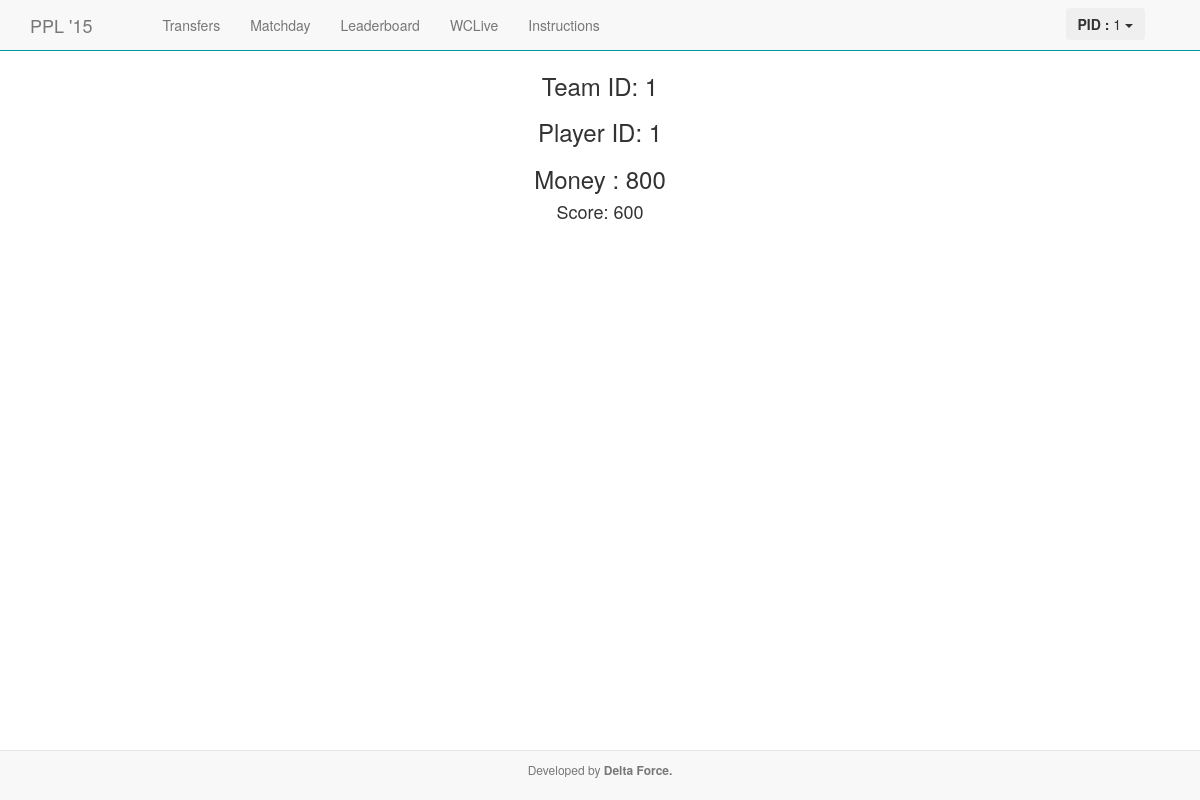
The app's page /home/home.php (signed in) with its own data.
### tables this page shows
CREATE TABLE IF NOT EXISTS `userData` (
  `teamId` bigint(20) NOT NULL,
  `userId1` bigint(20) NOT NULL,
  `userId2` bigint(20) NOT NULL,
  `score` bigint(20) NOT NULL,
  `actualBalance` bigint(20) NOT NULL,
  `p11` int(11) NOT NULL,
  `transferNum` int(11) NOT NULL,
  `round1Score` int(11) NOT NULL,
  `round2Score` int(11) NOT NULL,
  `round3Score` int(11) NOT NULL,
  `round4Score` int(11) NOT NULL,
  `round5Score` int(11) NOT NULL,
  `round6Score` int(11) NOT NULL,
  `round7Score` int(11) NOT NULL,
  `round8Score` int(11) NOT NULL
);

### home/home.php (the view, shortened to what this page needs)
<?php
$user = $_SESSION['user'];
?>
<html>
  <head>
    <link rel="stylesheet" href="./../includes/css/bootstrap.css">
    <link rel="stylesheet" href="./../includes/css/common.css">
  </head>
  <body>
    <nav class="header navbar navbar-default navbar-fixed-top">
      <div class="container">
        <div class="navbar-header">
          <a class="navbar-brand" href="../home/home.php">PPL '15</a>
        </div>
        <div id="navbar" class="collapse navbar-collapse">
          <ul class="nav navbar-nav">
            <li><a href="../transfers/transfers.php">Transfers</a></li>
            <li><a href="../matchday/matchday.php">Matchday</a></li>
            <li><a href="../leaderboard/leaderboard.php">Leaderboard</a></li>
            <li><a href="../wclive/wclive.php">WCLive</a></li>
            <li><a href="../instructions/instructions.php">Instructions</a></li>
            </ul>
            <div class="navbar-header navbar-right">
                <div class="dropdown" style="margin-top:10%">
				<button class="btn dropdown-toggle" type="button" id="dropdownMenu1" data-toggle="dropdown" aria-expanded="true">
					<b>PID :</b> <?php echo $user ?>
				<span class="caret"></span>
				</button>
				</div>
            </div>
      </div>
      </div>
    </nav>
      <?php
        $query = "SELECT * FROM userData WHERE userId1=$user or userId2=$user ;";
        $result = mysql_query($query);
        if(isset($result)&&(mysql_num_rows($result)>0))
        {
            $teamid = mysql_result($result,0,"teamId");
            $score  = mysql_result($result,0,"score");
            $money   = mysql_result($result,0,"actualBalance");
        }
        else
        {
            echo('No such team / player not registered ');
        }
        ?>
    <center>
        <h2>Welcome Back</h2>
        <h3>Team ID: <?php echo($teamid); ?></h3>
        <h3>Player ID: <?php echo($user); ?></h3>
        <h3>Money : <?php echo($money); ?></h3>
        <h4>Score: <? echo($score); ?></h4>
    </center>
      <nav class=" footer navbar navbar-default navbar-fixed-bottom">
        <div class="footer">
            <p>Developed by <b>Delta Force.</b></p>
        </div>
    </nav>
  </body>
</html>

### includes/css/common.css (style rules this page uses)
body { width:100%; overflow-x: hidden; }
.navbar-header { padding:0px 40px 0px 0px; }
.header { border-bottom:1px solid #099; }
.footer p { color:#777; padding-top:10px; font-size:12px; text-align:center; }
.btn { border: none; }

### records on screen
userdata: teamId "1", actualBalance "800", score "600"

### other values on screen
$user "1"
